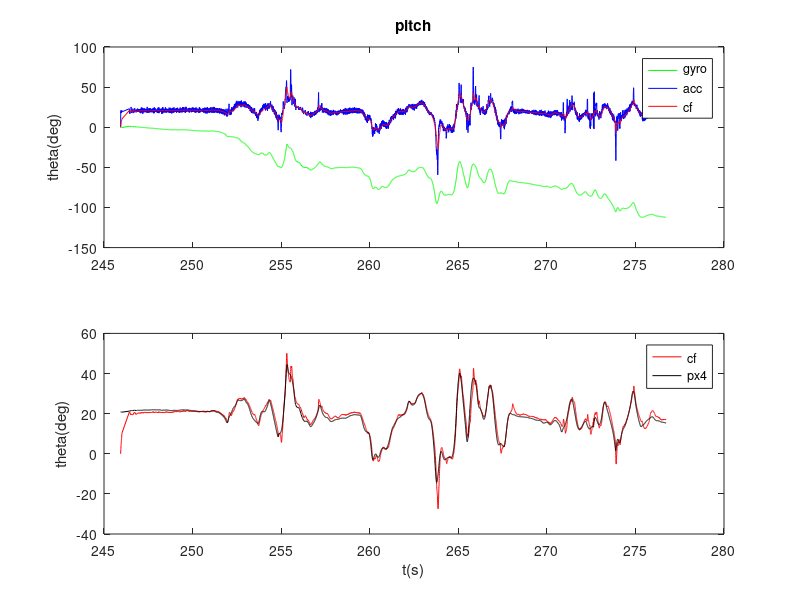
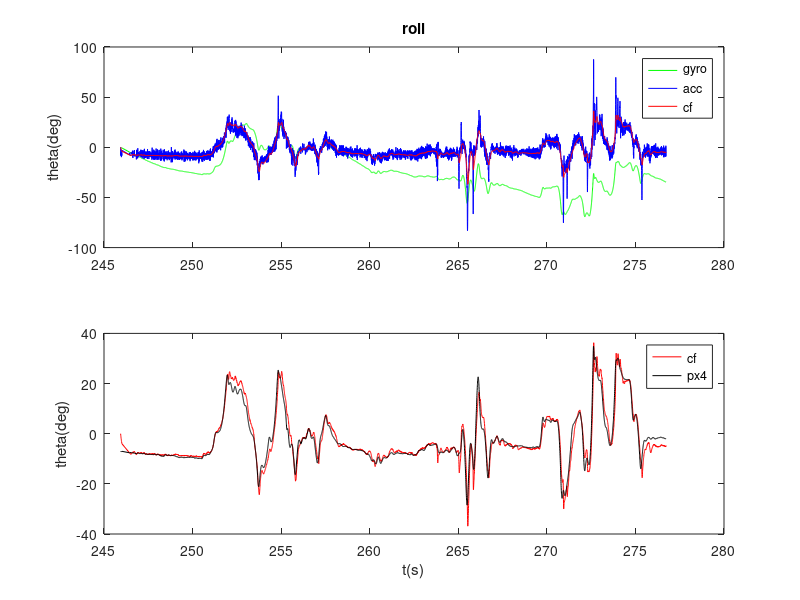

Reproduce these figures in MATLAB, in order.
clear;
load logdata
n = length(ax);  % the number of collected data 
Ts = zeros(1,n);  % sampling time
Ts(1) = 0.004;

for k = 1:n-1
    Ts(k+1) = (timestamp(k+1) - timestamp(k))*0.000001;
end

theta_am = zeros(1, n);  %roll calculated from accelerometer data, unit: rad
phi_am = zeros(1, n);  %pitch calculated from accelerometer data, unit: rad
theta_gm = zeros(1, n);  %roll calculated from gyroscope data, unit: rad
phi_gm = zeros(1, n);  %pitch calculated from gyroscope data, unit: rad
theta_cf = zeros(1, n);  %roll calculated from complementary filtering, unit: rad
phi_cf = zeros(1, n);  %pitch calculated from complementary filtering, unit: rad
tao = 0.1;
for k = 2:n
    %Calculate Euler angles using accelerometer data
    g = sqrt(ax(k)*ax(k)+ay(k)*ay(k)+az(k)*az(k));
    theta_am(k) = asin(ax(k)/g);
    phi_am(k) = -asin(ay(k)/(g*cos(theta_am(k))));
   
    %Calculate Euler angles using gyroscope data
    theta_gm(k) = theta_gm(k - 1) + gy(k)*Ts(k);
    phi_gm(k) = phi_gm(k - 1) + gx(k)*Ts(k);
    
    %Complementary filtering
     theta_cf(k) = tao/(tao + Ts(k))*(theta_cf(k - 1) + gy(k)*Ts(k)) + Ts(k)/(tao + Ts(k))*theta_am(k);
    phi_cf(k) = tao/(tao + Ts(k))*(phi_cf(k - 1) + gx(k)*Ts(k)) + Ts(k)/(tao + Ts(k))*phi_am(k);
    
end

t = timestamp*0.000001;
rad2deg = 180/pi;
figure(1)
subplot(2, 1, 1)
plot(t, theta_gm*rad2deg, 'g', t, theta_am*rad2deg, 'b', t, theta_cf*rad2deg, 'r')
legend('gyro', 'acc', 'cf');
ylabel('theta(deg)')
title('pitch')
subplot(2, 1, 2)
plot(t, theta_cf*rad2deg, 'r', t, theta_px4*rad2deg, 'k')
legend('cf', 'px4');
xlabel('t(s)')
ylabel('theta(deg)')


figure(2)
subplot(2, 1, 1)
plot(t, phi_gm*rad2deg, 'g', t, phi_am*rad2deg, 'b', t, phi_cf*rad2deg, 'r')
legend('gyro', 'acc', 'cf');
ylabel('theta(deg)')
title('roll')
subplot(2, 1, 2)
plot(t, phi_cf*rad2deg, 'r', t, phi_px4*rad2deg, 'k')
legend('cf', 'px4');
xlabel('t(s)')
ylabel('theta(deg)')